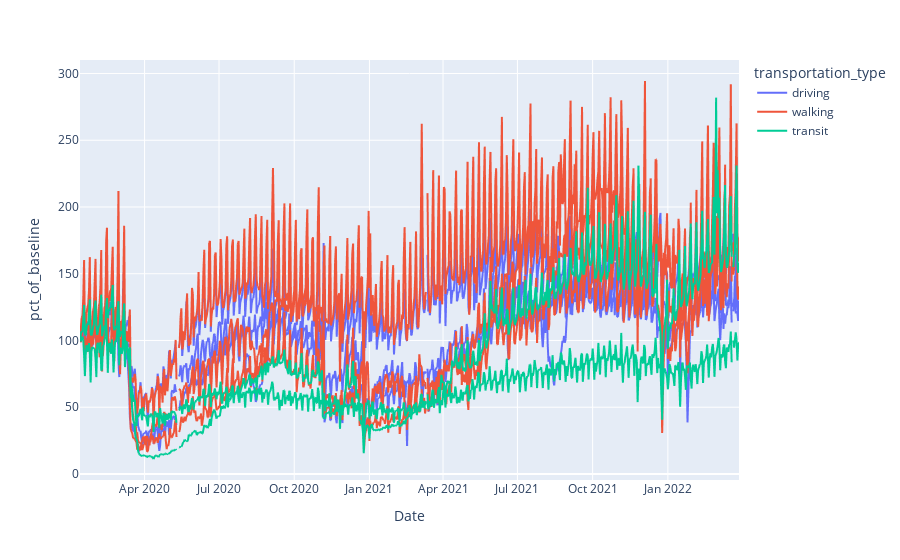

Notebook cell for this chart:
### Code cell
import plotly.express as px
#Make list of any cities to plot
to_show = ["Atlanta", "Athens", "London"]

#Plot
df = mobility_cities_melted[mobility_cities_melted["region"].isin(to_show)]
fig = px.line(df, x="Date", y="pct_of_baseline", color="transportation_type",
              line_group="region", hover_name="region")
fig.show()

### Figure 1 — Plotly figure (JSON) as saved in the notebook; plotly's stock layout.template omitted (floating-point values rounded to 4 significant figures; data arrays with more than 128 entries replaced by an {"elided": "..."} marker saying what was removed)
{"data": [{"hovertemplate": "<b>%{hovertext}</b><br><br>transportation_type=driving<br>region=Athens<br>Date=%{x}<br>pct_of_baseline=%{y}<extra></extra>", "hovertext": {"elided": "808 str values"}, "legendgroup": "driving", "line": {"color": "#636efa", "dash": "solid"}, "marker": {"symbol": "circle"}, "mode": "lines", "name": "driving", "showlegend": true, "type": "scattergl", "x": {"elided": "808 str values"}, "xaxis": "x", "y": {"elided": "808 mixed values"}, "yaxis": "y"}, {"hovertemplate": "<b>%{hovertext}</b><br><br>transportation_type=driving<br>region=Atlanta<br>Date=%{x}<br>pct_of_baseline=%{y}<extra></extra>", "hovertext": {"elided": "808 str values"}, "legendgroup": "driving", "line": {"color": "#636efa", "dash": "solid"}, "marker": {"symbol": "circle"}, "mode": "lines", "name": "driving", "showlegend": false, "type": "scattergl", "x": {"elided": "808 str values"}, "xaxis": "x", "y": {"elided": "808 float values"}, "yaxis": "y"}, {"hovertemplate": "<b>%{hovertext}</b><br><br>transportation_type=driving<br>region=London<br>Date=%{x}<br>pct_of_baseline=%{y}<extra></extra>", "hovertext": {"elided": "808 str values"}, "legendgroup": "driving", "line": {"color": "#636efa", "dash": "solid"}, "marker": {"symbol": "circle"}, "mode": "lines", "name": "driving", "showlegend": false, "type": "scattergl", "x": {"elided": "808 str values"}, "xaxis": "x", "y": {"elided": "808 float values"}, "yaxis": "y"}, {"hovertemplate": "<b>%{hovertext}</b><br><br>transportation_type=walking<br>region=Athens<br>Date=%{x}<br>pct_of_baseline=%{y}<extra></extra>", "hovertext": {"elided": "808 str values"}, "legendgroup": "walking", "line": {"color": "#EF553B", "dash": "solid"}, "marker": {"symbol": "circle"}, "mode": "lines", "name": "walking", "showlegend": true, "type": "scattergl", "x": {"elided": "808 str values"}, "xaxis": "x", "y": {"elided": "808 mixed values"}, "yaxis": "y"}, {"hovertemplate": "<b>%{hovertext}</b><br><br>transportation_type=walking<br>region=Atlanta<br>Date=%{x}<br>pct_of_baseline=%{y}<extra></extra>", "hovertext": {"elided": "808 str values"}, "legendgroup": "walking", "line": {"color": "#EF553B", "dash": "solid"}, "marker": {"symbol": "circle"}, "mode": "lines", "name": "walking", "showlegend": false, "type": "scattergl", "x": {"elided": "808 str values"}, "xaxis": "x", "y": {"elided": "808 float values"}, "yaxis": "y"}, {"hovertemplate": "<b>%{hovertext}</b><br><br>transportation_type=walking<br>region=London<br>Date=%{x}<br>pct_of_baseline=%{y}<extra></extra>", "hovertext": {"elided": "808 str values"}, "legendgroup": "walking", "line": {"color": "#EF553B", "dash": "solid"}, "marker": {"symbol": "circle"}, "mode": "lines", "name": "walking", "showlegend": false, "type": "scattergl", "x": {"elided": "808 str values"}, "xaxis": "x", "y": {"elided": "808 float values"}, "yaxis": "y"}, {"hovertemplate": "<b>%{hovertext}</b><br><br>transportation_type=transit<br>region=Atlanta<br>Date=%{x}<br>pct_of_baseline=%{y}<extra></extra>", "hovertext": {"elided": "808 str values"}, "legendgroup": "transit", "line": {"color": "#00cc96", "dash": "solid"}, "marker": {"symbol": "circle"}, "mode": "lines", "name": "transit", "showlegend": true, "type": "scattergl", "x": {"elided": "808 str values"}, "xaxis": "x", "y": {"elided": "808 float values"}, "yaxis": "y"}, {"hovertemplate": "<b>%{hovertext}</b><br><br>transportation_type=transit<br>region=London<br>Date=%{x}<br>pct_of_baseline=%{y}<extra></extra>", "hovertext": {"elided": "808 str values"}, "legendgroup": "transit", "line": {"color": "#00cc96", "dash": "solid"}, "marker": {"symbol": "circle"}, "mode": "lines", "name": "transit", "showlegend": false, "type": "scattergl", "x": {"elided": "808 str values"}, "xaxis": "x", "y": {"elided": "808 float values"}, "yaxis": "y"}], "layout": {"legend": {"title": {"text": "transportation_type"}, "tracegroupgap": 0}, "margin": {"t": 60}, "xaxis": {"anchor": "y", "domain": [0, 1], "title": {"text": "Date"}}, "yaxis": {"anchor": "x", "domain": [0, 1], "title": {"text": "pct_of_baseline"}}}}
